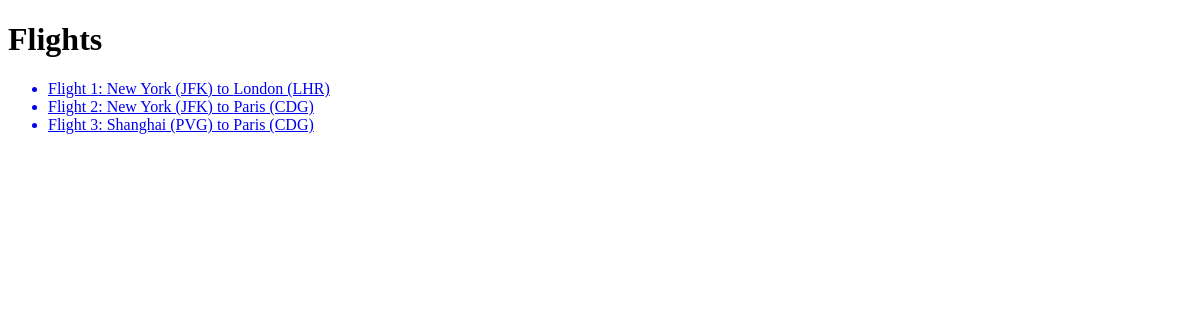
The page /flights/ on the database as committed earlier.
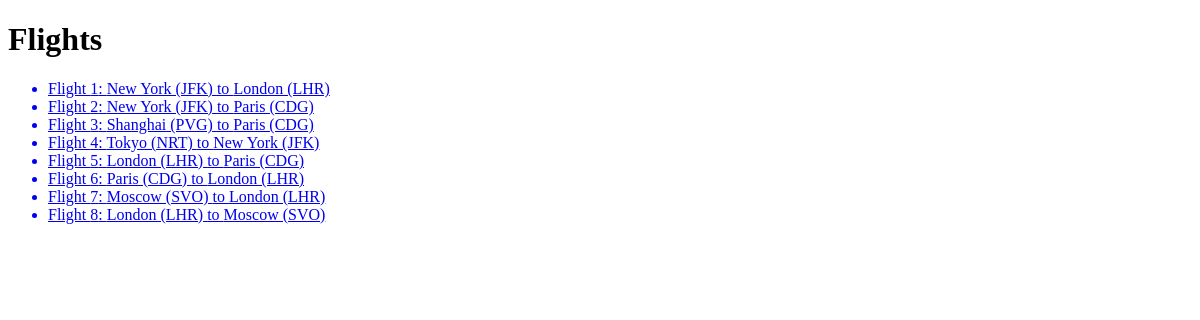
The same page on the database as committed later.
### flights/models.py (models this page shows, shortened)
class Flight(models.Model):
    origin = models.ForeignKey(Airport, on_delete=models.CASCADE, related_name="departures")
    destination = models.ForeignKey(Airport, on_delete=models.CASCADE, related_name="arrivals")
    duration = models.IntegerField()

class Airport(models.Model):
    code = models.CharField(max_length=3)
    city = models.CharField(max_length=64)
    def __str__(self):
        return f"{self.city} ({self.code})"

### flights/views.py (the view)
# urls.py: path("", views.index, name="index"),
def index(request):
    return render(request, "flights/index.html", {
        "flights": Flight.objects.all()
    })

### flights/templates/flights/index.html
{% extends "flights/layout.html" %}
{% block body %}
	<h1>Flights</h1>
	<ul>
		{% for flight in flights %}
		<a href="{% url 'flight' flight.id %}">
			<li>Flight {{ flight.id }}: {{ flight.origin }} to {{ flight.destination }} </li>
		</a>
		{% endfor %}
	</ul>
{% endblock %}

### flights/templates/flights/layout.html (shortened to what this page needs)
<!DOCTYPE html>
<html lang="en">
<head>
</head>
<body>
	{% block body %}
	{% endblock %}
</body>
</html>

Rows that differ between the two databases and show on the page:
added Flight: id "4", origin "Tokyo (NRT)", destination "New York (JFK)"
added Flight: id "5", origin "London (LHR)", destination "Paris (CDG)"
added Flight: id "6", origin "Paris (CDG)", destination "London (LHR)"
added Flight: id "7", origin "Moscow (SVO)", destination "London (LHR)"
added Flight: id "8", origin "London (LHR)", destination "Moscow (SVO)"
